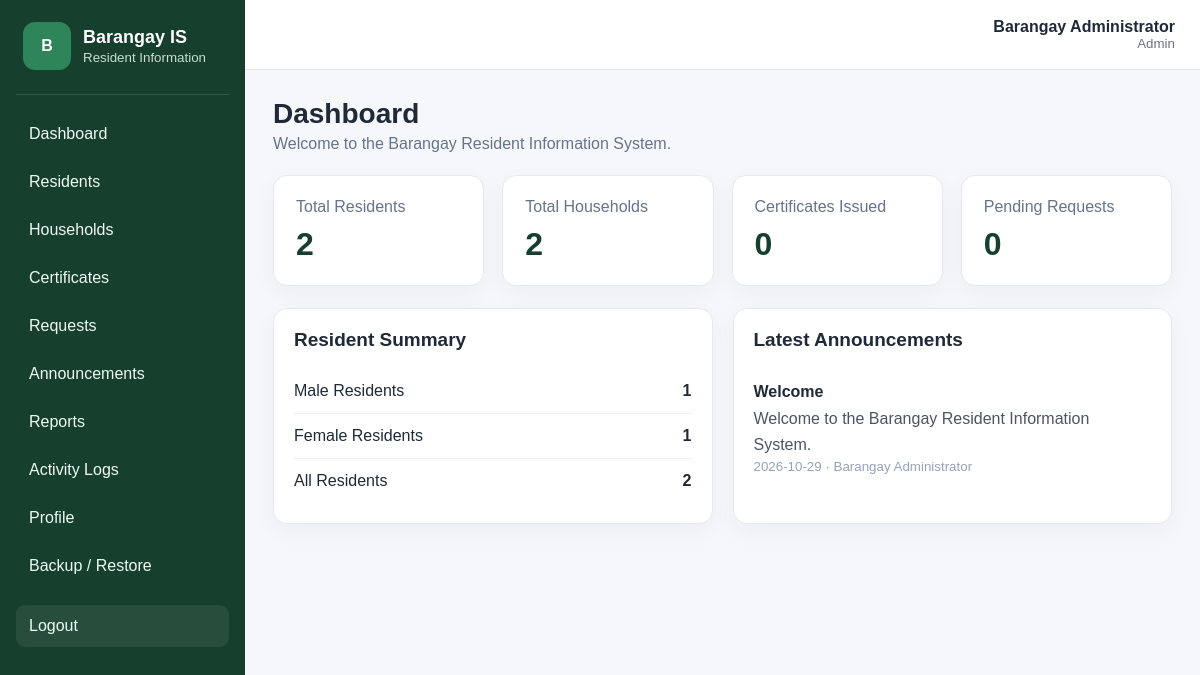
/dashboard.php (signed in), run on the app's committed database.
### tables this page shows
CREATE TABLE announcements (
    AnnouncementID INT AUTO_INCREMENT PRIMARY KEY,
    UserID INT NOT NULL,
    Title VARCHAR(150) NOT NULL,
    Content TEXT NOT NULL,
    DatePosted DATE NOT NULL,
    CONSTRAINT fk_announcement_user
        FOREIGN KEY (UserID)
        REFERENCES users(UserID)
        ON UPDATE CASCADE
        ON DELETE RESTRICT
);

CREATE TABLE users (
    UserID INT AUTO_INCREMENT PRIMARY KEY,
    FullName VARCHAR(100) NOT NULL,
    Username VARCHAR(50) NOT NULL UNIQUE,
    Password VARCHAR(255) NOT NULL,
    Role VARCHAR(30) NOT NULL DEFAULT 'Staff',
    ContactNumber VARCHAR(30),
    Status VARCHAR(20) NOT NULL DEFAULT 'Active'
);

### classes/Resident.php (called while the page is built, shortened)
<?php
class Resident {
    private $conn;
    public function __construct($conn) {
        $this->conn = $conn;
    }
    public function countResidents() {
        $query = "SELECT COUNT(*) FROM residents";
        return $this->conn->query($query)->fetchColumn();
    }
    public function countByGender($gender) {
        $query = "SELECT COUNT(*) FROM residents WHERE Gender = ?";
        $stmt = $this->conn->prepare($query);
        $stmt->execute([$gender]);
        return $stmt->fetchColumn();
    }
}
?>

### classes/Household.php (called while the page is built, shortened)
<?php
class Household {
    private $conn;
    public function __construct($conn) {
        $this->conn = $conn;
    }
    public function countHouseholds() {
        return $this->conn->query("SELECT COUNT(*) FROM households")->fetchColumn();
    }
}
?>

### classes/Certificate.php (called while the page is built, shortened)
<?php
class Certificate {
    private $conn;
    public function __construct($conn) {
        $this->conn = $conn;
    }
    public function countCertificates() {
        return $this->conn->query("SELECT COUNT(*) FROM certificates")->fetchColumn();
    }
}
?>

### classes/BarangayRequest.php (called while the page is built, shortened)
<?php
class BarangayRequest {
    private $conn;
    public function __construct($conn) {
        $this->conn = $conn;
    }
    public function countPendingRequests() {
        $query = "SELECT COUNT(*) FROM requests WHERE Status = 'Pending'";
        return $this->conn->query($query)->fetchColumn();
    }
}
?>

### classes/Announcement.php (called while the page is built, shortened)
<?php
class Announcement {
    private $conn;
    public function __construct($conn) {
        $this->conn = $conn;
    }
    public function getLatestAnnouncements($limit = 5) {
        $limit = (int)$limit;
        $query = "SELECT announcements.*,
                         users.FullName AS PostedBy
                  FROM announcements
                  INNER JOIN users
                  ON announcements.UserID = users.UserID
                  ORDER BY announcements.AnnouncementID DESC
                  LIMIT $limit";
        $stmt = $this->conn->query($query);
        return $stmt->fetchAll(PDO::FETCH_ASSOC);
    }
}
?>

### dashboard.php (the view, shortened to what this page needs)
<?php
require_once("connection.php");
require_once("classes/Resident.php");
require_once("classes/Household.php");
require_once("classes/Certificate.php");
require_once("classes/BarangayRequest.php");
require_once("classes/Announcement.php");
$resident = new Resident($conn);
$household = new Household($conn);
$certificate = new Certificate($conn);
$request = new BarangayRequest($conn);
$announcement = new Announcement($conn);
$total_residents = $resident->countResidents();
$total_households = $household->countHouseholds();
$total_certificates = $certificate->countCertificates();
$pending_requests = $request->countPendingRequests();
$male = $resident->countByGender("Male");
$female = $resident->countByGender("Female");
$latest_announcements = $announcement->getLatestAnnouncements(5);
require_once("includes/header.php");
?>
<div class="page-heading">
    <div>
        <h1>Dashboard</h1>
        <p>Welcome to the Barangay Resident Information System.</p>
    </div>
</div>
<div class="stats-grid">
    <div class="stat-card">
        <span>Total Residents</span>
        <strong><?= $total_residents; ?></strong>
    </div>
    <div class="stat-card">
        <span>Total Households</span>
        <strong><?= $total_households; ?></strong>
    </div>
    <div class="stat-card">
        <span>Certificates Issued</span>
        <strong><?= $total_certificates; ?></strong>
    </div>
    <div class="stat-card">
        <span>Pending Requests</span>
        <strong><?= $pending_requests; ?></strong>
    </div>
</div>
<div class="two-column">
    <div class="panel">
        <div class="panel-heading">
            <h2>Resident Summary</h2>
        </div>
        <div class="summary-row">
            <span>Male Residents</span>
            <strong><?= $male; ?></strong>
        </div>
        <div class="summary-row">
            <span>Female Residents</span>
            <strong><?= $female; ?></strong>
        </div>
        <div class="summary-row">
            <span>All Residents</span>
            <strong><?= $total_residents; ?></strong>
        </div>
    </div>
    <div class="panel">
        <div class="panel-heading">
            <h2>Latest Announcements</h2>
        </div>
        <?php foreach ($latest_announcements as $item): ?>
            <div class="announcement-item">
                <h3><?= htmlspecialchars($item['Title']); ?></h3>
                <p><?= nl2br(htmlspecialchars($item['Content'])); ?></p>
                <small>
                    <?= htmlspecialchars($item['DatePosted']); ?>
                    · <?= htmlspecialchars($item['PostedBy']); ?>
                </small>
            </div>
        <?php endforeach; ?>
    </div>
</div>
<?php require_once("includes/footer.php"); ?>

### assets/css/style.css (style rules this page uses)
* { box-sizing: border-box; margin: 0; padding: 0; }
body { font-family: Arial, Helvetica, sans-serif; background: #f5f7fb; color: #1f2937; }
.page-heading { display: flex; justify-content: space-between; gap: 20px; margin-bottom: 22px; }
.page-heading h1 { font-size: 28px; margin-bottom: 5px; }
.page-heading p { color: #64748b; }
.stats-grid { display: grid; grid-template-columns: repeat(4, 1fr); gap: 18px; margin-bottom: 22px; }
.stat-card, .panel { background: white; border: 1px solid #e6eaf0; border-radius: 14px; box-shadow: 0 8px 24px rgba(15, 23, 42, 0.04); }
.stat-card { padding: 22px; }
.stat-card span { display: block; color: #64748b; margin-bottom: 10px; }
.stat-card strong { font-size: 32px; color: #173f2d; }
.panel { padding: 20px; margin-bottom: 22px; }
.panel-heading { display: flex; justify-content: space-between; align-items: center; gap: 15px; margin-bottom: 18px; }
.panel-heading h2 { font-size: 19px; }
.two-column { display: grid; grid-template-columns: 1fr 1fr; gap: 20px; }
.summary-row { display: flex; justify-content: space-between; padding: 13px 0; border-bottom: 1px solid #eef2f7; }
.summary-row:last-child { border-bottom: 0; }
.announcement-item { padding: 14px 0; border-bottom: 1px solid #eef2f7; }
.announcement-item:last-child { border-bottom: 0; }
.announcement-item h3 { font-size: 16px; margin-bottom: 5px; }
.announcement-item p { color: #4b5563; line-height: 1.6; }
.announcement-item small { color: #94a3b8; }

### data on the page
announcements: Title "Welcome", Content "Welcome to the Barangay Resident Information System.", DatePosted "2026-10-29", UserID.FullName "Barangay Administrator"

### other printed values
$_SESSION['full_name'] "Barangay Administrator"
$_SESSION['role'] "Admin"
$total_residents "2"
$total_households "2"
$total_certificates "0"
$pending_requests "0"
$male "1"
$female "1"
